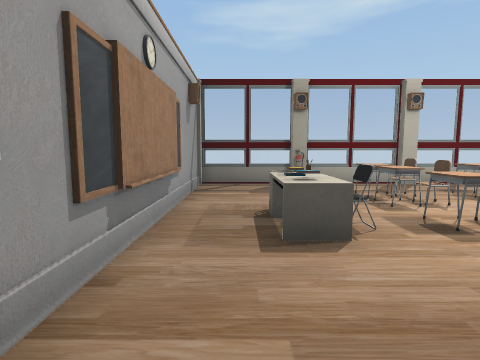
View 1 (above)

12 first-person views from a walk through a scene from a Unity 3-D project. The camera is 1.3 m above the floor, tilts 6° down and sees 80° across. The floor is counted in squares, 1 m on a side. Each view is taken from the middle of a square. On the plan, view 1 faces up. The plan holds only what a view shows up to about 13 squares ahead; the rest is blank. The player character is not drawn. Some surface patterns are stand-ins.

View 2
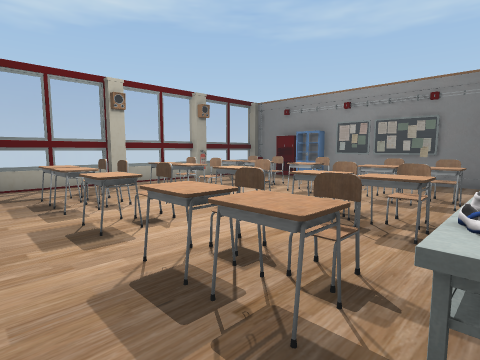

View 3
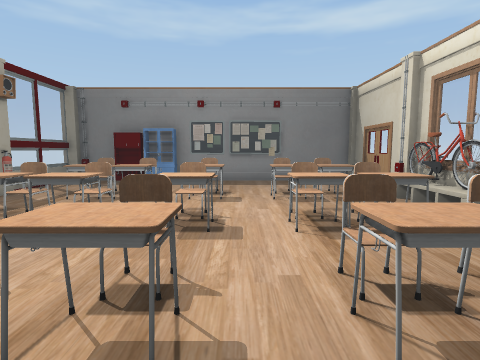

View 4
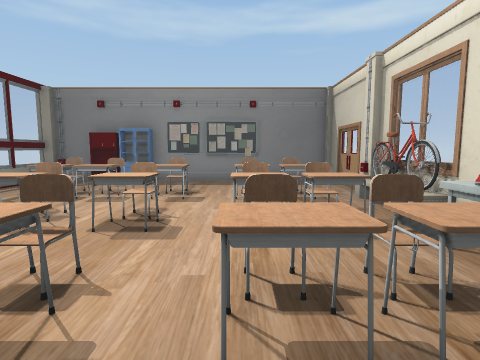

View 5
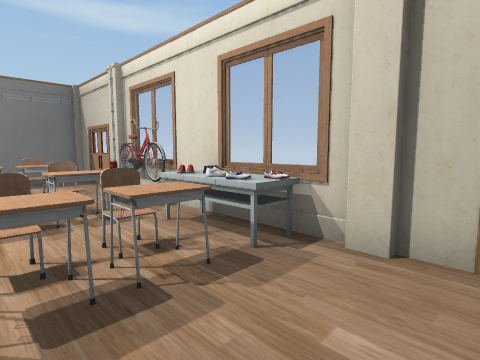

View 6
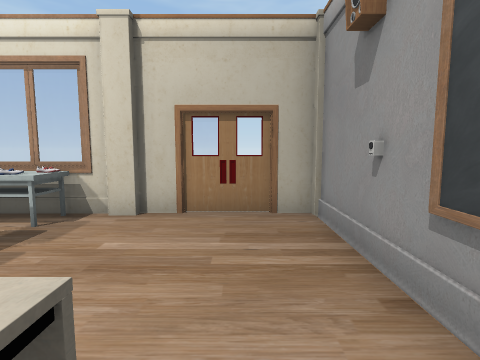

View 7
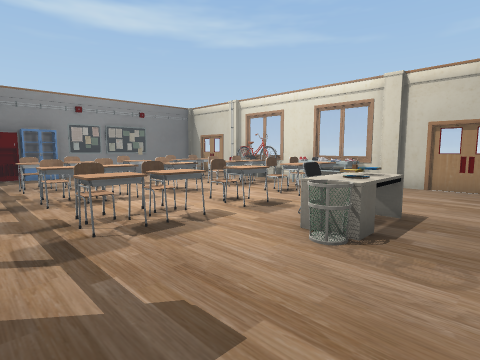

View 8
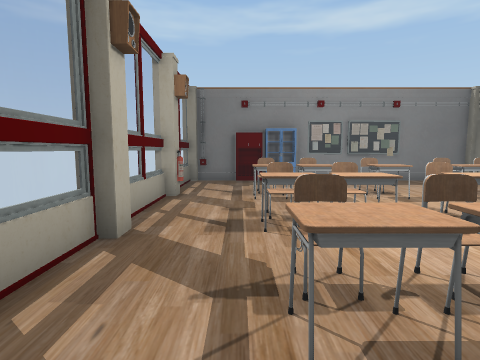

View 9
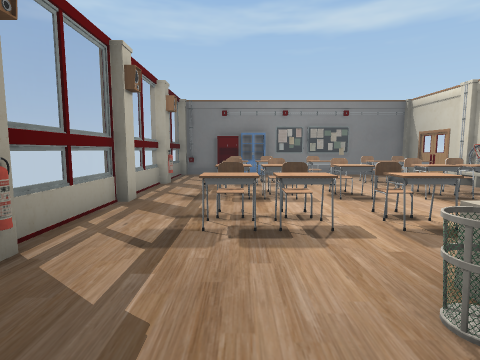

View 10
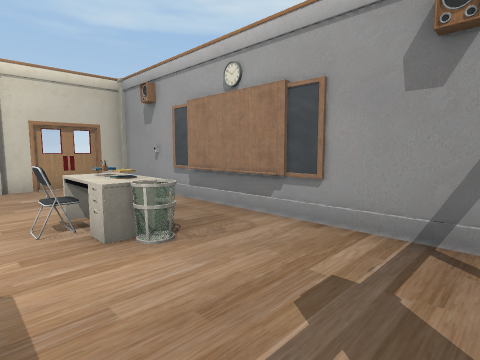

View 11
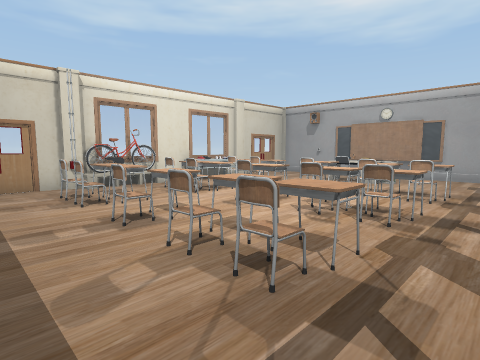

View 12
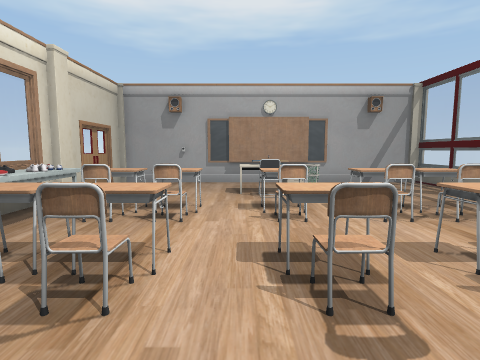

### Floor plan
Points are (right, up) in squares from view 1. A wall is a line through its corners. A room is listed if a view was taken in it or the views show most of it. See-through windows are left out.
Room 1 (views 1, 2, 3, 4, 5, 6, 7, 8, 9, 10, 11, 12)
walls: (5.5, 11.1) (2.5, 11.1); (2.6, -0.8) (8.5, -0.8); (10.5, -0.8) (14, -0.8); (1.5, 11.1) (-1.6, 11.1) (-1.6, 5.4); (-1.6, 4.6) (-1.6, -0.8) (1.6, -0.8); (14.3, 9.4) (14.3, 10.9); (14, 11.1) (6.8, 11.1); (14.3, -0.8) (14.3, 2.6)
low walls: (5.4, 0.3) (5.9, 0.3); (3.4, -0.6) (4.8, -0.6); (3.4, -0.8) (3.4, -0.1)
objects: other object (1, 4) to (1, 6); other object (2, -1); other object (2, 5); other object (2, 11); other object (4, 0); other object (4, 1); other object (4, 2) to (4, 3); other object (4, 5); other object (4, 7); other object (4, 8) to (4, 9); other object (5, 0); other object (5, 1); other object (5, 3); other object (5, 5); other object (5, 7); other object (5, 8); other object (6, 11); other object (7, 1); other object (7, 2) to (7, 3); other object (7, 5); other object (7, 7); other object (7, 8) to (7, 9); other object (8, 1); other object (8, 3); other object (8, 5); other object (8, 7); other object (8, 8); other object (9, -1); other object (9, 0); other object (10, -1); other object (10, 1); other object (10, 2) to (10, 3); other object (10, 5); other object (10, 7); other object (10, 8) to (10, 9); other object (10, 11); other object (11, 2); other object (11, 3); other object (11, 5); other object (11, 7); other object (11, 8); other object (14, 3) to (14, 4); other object (14, 5) to (14, 6); other object (14, 7); other object (14, 8) to (14, 9)

Positions as (right, up) in squares from view 1, and headings:
1: (0, 0), facing up
2: (2, 0), facing up-right
3: (2, 4), facing right
4: (2, 3), facing right
5: (1, 3), facing down-right
6: (0, 5), facing down
7: (-1, 10), facing down-right
8: (2, 9), facing right
9: (-1, 8), facing right
10: (3, 10), facing down-left
11: (13, 10), facing down-left
12: (10, 4), facing left
